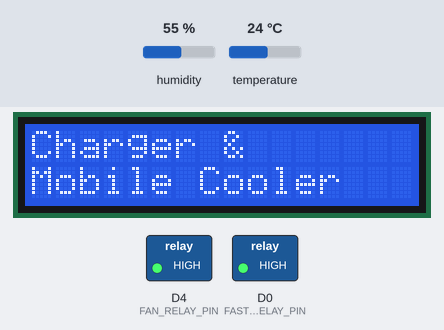
Simulated run of this sketch. Board: ESP8266 (NodeMCU). On the bench: 16×2 character LCD, switched loads named in the sketch (green lamp = pin HIGH). The test bench sets the inputs (shaded band); at power-on: temperature 24 °C, humidity 55 %. WiFi joins after 1.5 s; servers stay silent unless stated; what the sketch prints to the serial monitor is not drawn.

Above: at 1.8 s.
At 6.8 s:
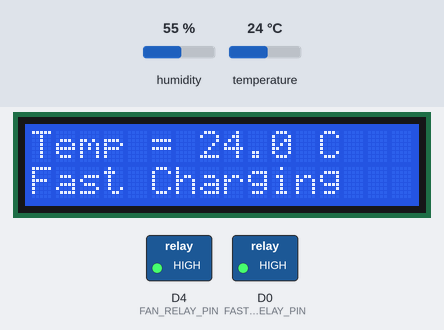
6.9 s: temperature set to 30 °C
At 11.7 s:
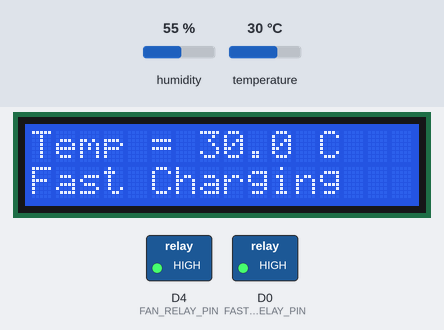
12.2 s: temperature set to 33 °C
At 15.5 s:
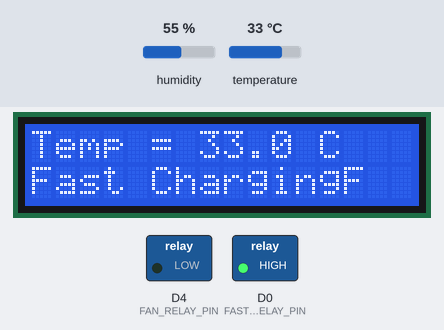
16.7 s: temperature set to 36 °C
At 20.2 s:
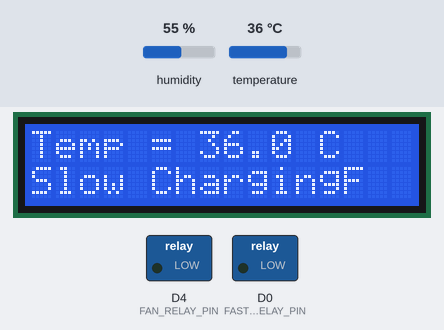
Timing chart, 0 to 21.7 s (numbered marks = the images above; inputs shaded):
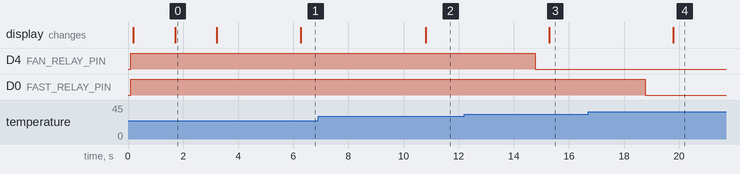

Measured:
- the behaviour switches between 31 and 32 °C on temperature (found by bisection; images 2 and 3)
- the behaviour switches between 34 and 35 °C on temperature (found by bisection; images 3 and 4)
- after the input at 6.9 s, the display: changes after 3.9 s (image 2)
- after the input at 12.2 s, D4 (FAN_RELAY_PIN): HIGH → LOW after 2.6 s; the display: changes after 3.1 s (image 3)
- after the input at 16.7 s, D0 (FAST_RELAY_PIN): HIGH → LOW after 2.1 s; the display: changes after 3.1 s (image 4)
- what the display in image 0 shows lasts 1.5 s, from 1.7 s to 3.2 s

The sketch:

TemperatureFastCharger.ino
```cpp
/*
  TemperatureFastCharger.ino
  Firmware for NodeMCU ESP8266 (Arduino) - Temperature-responsive fast charger

  Features:
  - Reads DHT11 sensor (D5)
  - Controls Fast Charge relay and Fan relay with temperature thresholds
  - Displays temperature & mode on I2C LCD
  - Connects to Wi-Fi and serves a simple HTTP JSON status endpoint
  - Non-blocking timing using millis()

  Pins (NodeMCU naming):
  - D5 (GPIO14) : DHT11 data
  - D0 (GPIO16) : FAST_CHARGE_RELAY (active LOW to enable)
  - D4 (GPIO2)  : FAN_RELAY (active LOW to enable)
  - I2C SDA/SCL : LCD (default NodeMCU pins: D2/D1 are typical; depends on your wiring)

*/

#include <Arduino.h>
#include <ESP8266WiFi.h>
#include <ESP8266WebServer.h>

#include <DHT.h>
#include <Wire.h>
#include <LiquidCrystal_I2C.h>

const char SSID[] = "Microworld";
const char PASSWORD[] = "Microworld123";

// Temperature thresholds
const float FAN_ON_TEMP = 32.0;
const float SLOW_CHARGE_TEMP = 35.0;

// Sampling interval (ms)
const unsigned long SENSOR_INTERVAL_MS = 2000UL;
const unsigned long LCD_REFRESH_MS = 1500UL;

// Pins (NodeMCU pin names)
#define DHTPIN D5            // DHT11 data
#define DHTTYPE DHT11

#define FAST_RELAY_PIN D0    // Relay that enables fast charging (active LOW to enable)
#define FAN_RELAY_PIN D4     // Relay that controls fan (active LOW to enable)

// I2C LCD address (common addresses are 0x27 or 0x3F)
#define LCD_I2C_ADDR 0x27
#define LCD_COLS 16
#define LCD_ROWS 2

// ----------------- Global objects -----------------
DHT dht(DHTPIN, DHTTYPE);
LiquidCrystal_I2C lcd(LCD_I2C_ADDR, LCD_COLS, LCD_ROWS);
ESP8266WebServer server(80);

// State variables
float temperatureC = NAN;
float humidityPerc = NAN;
unsigned long lastSensorMillis = 0;
unsigned long lastLcdMillis = 0;
String chargingMode = "Unknown";
bool fanOn = false;

// ----------------- Helper functions -----------------

void updateRelaysAndMode(float temp) {
  // Fan logic
  if (!isnan(temp) && temp >= FAN_ON_TEMP) {
    // Activate fan (active LOW)
    digitalWrite(FAN_RELAY_PIN, LOW);
    fanOn = true;
  } else {
    digitalWrite(FAN_RELAY_PIN, HIGH);
    fanOn = false;
  }

  // Charging mode logic
  if (!isnan(temp) && temp >= SLOW_CHARGE_TEMP) {
    // Switch to slow charging - disable fast relay (active LOW)
    digitalWrite(FAST_RELAY_PIN, LOW);
    chargingMode = "Slow Charging";
  } else {
    digitalWrite(FAST_RELAY_PIN, HIGH);
    chargingMode = "Fast Charging";
  }
}

void readSensor() {
  float h = dht.readHumidity();
  float t = dht.readTemperature(); // Celsius

  if (isnan(h) || isnan(t)) {
    Serial.println("[WARN] Failed to read from DHT sensor");

    return;
  }

  humidityPerc = h;
  temperatureC = t;
  Serial.printf("[SENSOR] Temp: %.2f C, Humidity: %.2f %%\n", temperatureC, humidityPerc);

  updateRelaysAndMode(temperatureC);
}

void handleRoot() {

  server.sendHeader("Location", "/status");
  server.send(302, "text/plain", "");
}

void handleStatus() {
  String json = "{";
  json += "\"temperature_C\":" + String(isnan(temperatureC) ? -999.0 : temperatureC, 2) + ",";
  json += "\"humidity_percent\":" + String(isnan(humidityPerc) ? -999.0 : humidityPerc, 2) + ",";
  json += "\"charging_mode\":\"" + chargingMode + "\",";
  json += "\"fan_on\":" + String(fanOn ? "true" : "false");
  json += "}";
  server.send(200, "application/json", json);
}

void setupServer() {
  server.on("/", handleRoot);
  server.on("/status", handleStatus);
  server.onNotFound([](){ server.send(404, "text/plain", "Not Found"); });
  server.begin();
  Serial.println("[INFO] HTTP server started");
}

void displayWelcome() {
  lcd.clear();
  lcd.setCursor(0,0);
  lcd.print("Temperature base");
  lcd.setCursor(0,1);
  lcd.print("Mobile Fast");
  delay(1500);
  lcd.clear();
  lcd.setCursor(0,0);
  lcd.print("Charger &");
  lcd.setCursor(0,1);
  lcd.print("Mobile Cooler");
  delay(1500);
  lcd.clear();
}

void setup() {
  Serial.begin(115200);
  delay(100); // Allow USB-Serial to initialize


  pinMode(FAST_RELAY_PIN, OUTPUT);
  pinMode(FAN_RELAY_PIN, OUTPUT);

  digitalWrite(FAST_RELAY_PIN, HIGH);
  digitalWrite(FAN_RELAY_PIN, HIGH);

  // Initialize DHT and LCD
  dht.begin();
  Wire.begin();
  lcd.init();
  lcd.backlight();

  displayWelcome();

  // Connect to Wi-Fi
  WiFi.mode(WIFI_STA);
  WiFi.begin(SSID, PASSWORD);
  Serial.print("[INFO] Connecting to WiFi");
  unsigned long wifiStart = millis();
  while (WiFi.status() != WL_CONNECTED && millis() - wifiStart < 15000UL) {
    Serial.print(".");
    delay(500);
  }
  if (WiFi.status() == WL_CONNECTED) {
    Serial.println();
    Serial.printf("[INFO] Connected. IP: %s\n", WiFi.localIP().toString().c_str());
  } else {
    Serial.println();
    Serial.println("[WARN] WiFi connect timed out. Continuing without network.");
  }

  setupServer();

  // Initial sensor read
  readSensor();
  lastSensorMillis = millis();
  lastLcdMillis = millis();
}

void updateLCD() {
  lcd.clear();
  lcd.setCursor(0, 0);
  if (isnan(temperatureC)) {
    lcd.print("Temp = --.- C");
  } else {
    lcd.print("Temp = ");
    lcd.print(String(temperatureC, 1));
    lcd.print(" C");
  }
  lcd.setCursor(0, 1);
  lcd.print(chargingMode);

  if (fanOn) {
    lcd.setCursor(13, 1);
    lcd.print("F");
  }
}

void loop() {
  unsigned long now = millis();

  server.handleClient();


  if (now - lastSensorMillis >= SENSOR_INTERVAL_MS) {
    readSensor();
    lastSensorMillis = now;
  }
  if (now - lastLcdMillis >= LCD_REFRESH_MS) {
    updateLCD();
    lastLcdMillis = now;
  }
}
```
